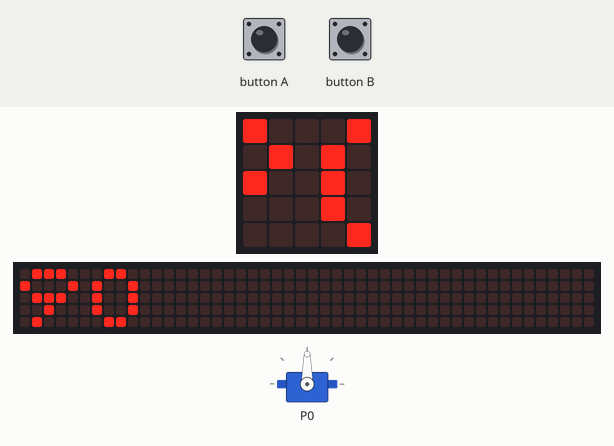
This program was run on a simulated BBC micro:bit (MakeCode). Shown: the board's 5×5 LED display, a strip that is not on the board, showing the scrolling text unrolled, servo. The inputs (shaded band) are chosen by the test bench. The 48×5 strip is a reading aid, not a part: it shows the text the display is scrolling, unrolled, one strip-width of it at a time.

Above: at 8.47 s.
8.5 s: button A pressed for 0.15 s
9.2 s: button B pressed for 0.15 s
9.9 s: button A pressed for 0.15 s
At 10.27 s:
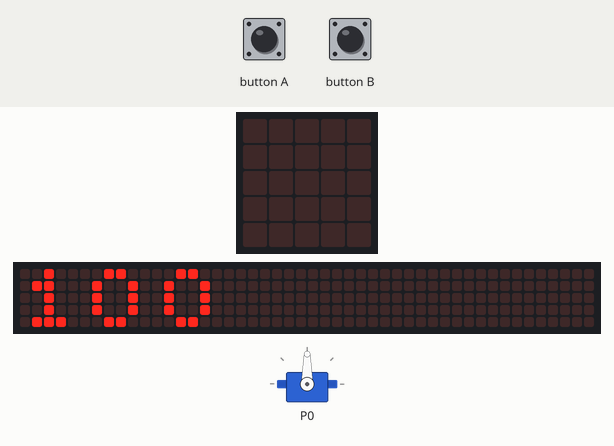
10.6 s: button A pressed 2 times (0.12 s each, 0.3 s apart)
At 14.09 s:
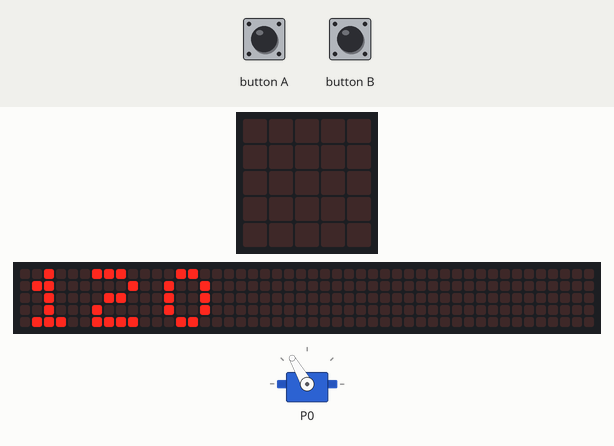
14.2 s: button B pressed for 0.15 s
14.9 s: button B pressed 5 times (0.12 s each, 0.3 s apart)
At 20.2 s:
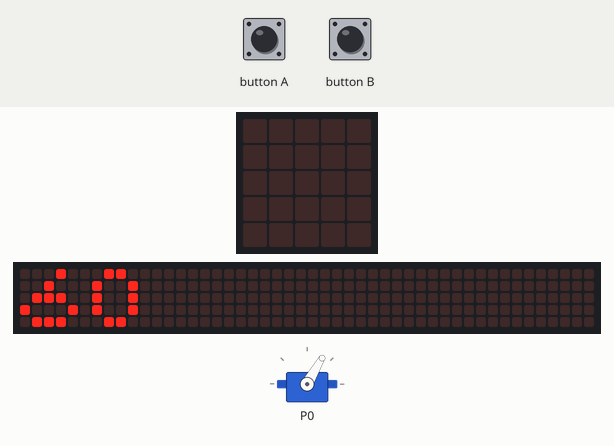
Timing chart, 0 to 20.4 s (numbered marks = the images above; inputs shaded):
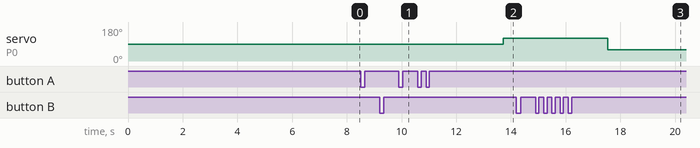

The program:

main.ts
```typescript
input.onButtonPressed(Button.A, function () {
    Angle += 10
    Angle = Math.min(Angle, 180)
})
input.onButtonPressed(Button.B, function () {
    Angle += -10
    Angle = Math.max(Angle, 0)
})
let Angle = 0
basic.showString("Servo-2")
Angle = 90
pins.servoWritePin(AnalogPin.P0, Angle)
basic.forever(function () {
    basic.showNumber(Angle)
    pins.servoWritePin(AnalogPin.P0, Angle)
    basic.pause(200)
})
```

test.ts
```typescript
// les tests vont ici ; cela ne sera pas compilé si ce paquet est utilisé en tant qu'extension.
```

Measured:
- after the input at 10.6 s, servo on P0: 90° → 120° after 3.1 s
- after the input at 14.9 s, servo on P0: 120° → 60° after 2.6 s
